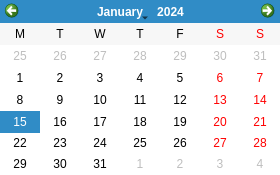
<?xml version="1.0" encoding="UTF-8"?>
<ui version="4.0">
 <class>dlgCalendario</class>
 <widget class="QDialog" name="dlgCalendario">
  <property name="geometry">
   <rect>
    <x>0</x>
    <y>0</y>
    <width>280</width>
    <height>175</height>
   </rect>
  </property>
  <property name="minimumSize">
   <size>
    <width>280</width>
    <height>175</height>
   </size>
  </property>
  <property name="maximumSize">
   <size>
    <width>280</width>
    <height>175</height>
   </size>
  </property>
  <property name="windowTitle">
   <string>Calendario</string>
  </property>
  <widget class="QWidget" name="centralwidget" native="true">
   <property name="geometry">
    <rect>
     <x>0</x>
     <y>0</y>
     <width>280</width>
     <height>175</height>
    </rect>
   </property>
   <widget class="QCalendarWidget" name="calendarWidget">
    <property name="geometry">
     <rect>
      <x>0</x>
      <y>0</y>
      <width>280</width>
      <height>175</height>
     </rect>
    </property>
    <property name="minimumSize">
     <size>
      <width>280</width>
      <height>175</height>
     </size>
    </property>
    <property name="maximumSize">
     <size>
      <width>280</width>
      <height>175</height>
     </size>
    </property>
    <property name="firstDayOfWeek">
     <enum>Qt::Monday</enum>
    </property>
    <property name="gridVisible">
     <bool>false</bool>
    </property>
    <property name="horizontalHeaderFormat">
     <enum>QCalendarWidget::SingleLetterDayNames</enum>
    </property>
    <property name="verticalHeaderFormat">
     <enum>QCalendarWidget::NoVerticalHeader</enum>
    </property>
   </widget>
  </widget>
 </widget>
 <resources/>
 <connections/>
</ui>
